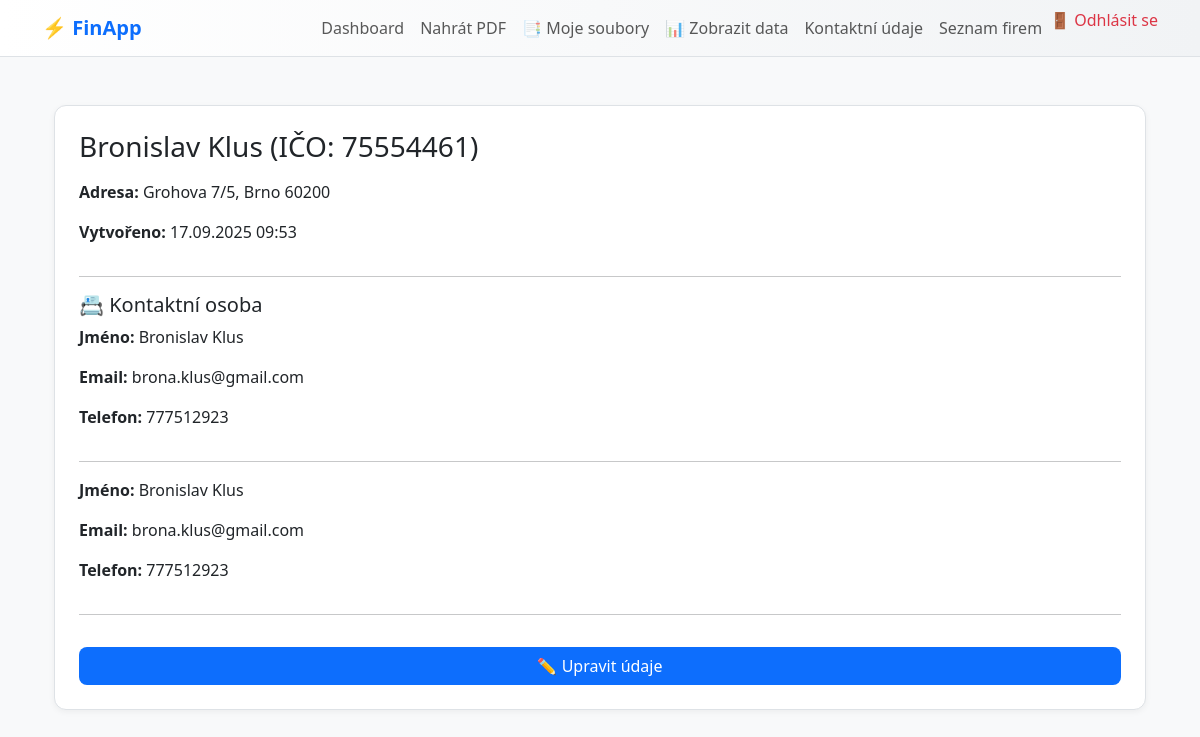
Screenshot of /company/detail/ (signed in) with the database file from the repository.
### company/models.py (models this page shows, shortened)
class Company(models.Model):
    user = models.OneToOneField(User, on_delete=models.CASCADE, related_name="company", null=True, blank=True)
    ico = models.CharField(max_length=20, unique=True)
    name = models.CharField(max_length=255)
    address = models.CharField(max_length=255, blank=True, null=True)
    city = models.CharField(max_length=100, blank=True, null=True)
    postal_code = models.CharField(max_length=20, blank=True, null=True)
    created_at = models.DateTimeField(auto_now_add=True)

class ContactPerson(models.Model):
    company = models.ForeignKey(Company, on_delete=models.CASCADE, related_name="contacts")
    name = models.CharField(max_length=255)
    email = models.EmailField()
    phone = models.CharField(max_length=50)

### company/views.py (the view)
# urls.py: path("detail/", views.company_detail, name="company_detail"),
@login_required
def company_detail(request):
    company = Company.objects.filter(user=request.user).first()
    if not company:
        return redirect("company_create")   # 👈 správně, ne company_new
    contact_persons = ContactPerson.objects.filter(company=company)
    return render(request, "company/detail.html", {
        "company": company,
        "contacts": contact_persons
    })

### templates/company/detail.html (shortened to what this page needs)
{% extends "base.html" %}
{% block content %}
<div class="container">
  <div class="card p-4">
    {% if company %}
      <h3 class="mb-3">{{ company.name }} (IČO: {{ company.ico }})</h3>
      <p><strong>Adresa:</strong> {{ company.address }}, {{ company.city }} {{ company.postal_code }}</p>
      <p><strong>Vytvořeno:</strong> {{ company.created_at|date:"d.m.Y H:i" }}</p>
      <hr>
      <h5>📇 Kontaktní osoba</h5>
      {% if contacts %}
        {% for contact in contacts %}
          <p><strong>Jméno:</strong> {{ contact.name }}</p>
          <p><strong>Email:</strong> {{ contact.email }}</p>
          <p><strong>Telefon:</strong> {{ contact.phone }}</p>
          <hr>
        {% endfor %}
      {% else %}
        <p class="text-muted">Nebyly zadány žádné kontaktní osoby.</p>
      {% endif %}
      <a href="{% url 'company_create' %}" class="btn btn-scaleup mt-3">✏ Upravit údaje</a>
    {% else %}
      <p class="text-muted">Nemáš zatím vyplněné údaje o firmě.</p>
      <a href="{% url 'company_create' %}" class="btn btn-scaleup">➕ Přidat údaje</a>
    {% endif %}
  </div>
</div>
{% endblock %}

### templates/base.html (shortened to what this page needs)
<!DOCTYPE html>
<html lang="cs">
<head>
    <link href="https://cdn.jsdelivr.net/npm/bootstrap@5.3.3/dist/css/bootstrap.min.css" rel="stylesheet">
</head>
<body>
<nav class="navbar navbar-expand-lg navbar-light">
    <div class="container">
        <a class="navbar-brand" href="/">⚡ FinApp</a>
        <div class="collapse navbar-collapse" id="navbarNav">
            <ul class="navbar-nav ms-auto">
                {% if user.is_authenticated %}
                <li class="nav-item"><a class="nav-link" href="/dashboard/">Dashboard</a></li>
                <li class="nav-item"><a class="nav-link" href="{% url 'upload_files' %}">Nahrát PDF</a></li>
                <li class="nav-item"><a class="nav-link" href="{% url 'file_list' %}">📑 Moje soubory</a></li>
                <li class="nav-item"><a class="nav-link" href="{% url 'show_data' %}">📊 Zobrazit data</a></li>
                <li class="nav-item"><a class="nav-link" href="{% url 'company_detail' %}">Kontaktní údaje</a></li>
                <li class="nav-item"><a class="nav-link" href="{% url 'company_list' %}">Seznam firem</a></li>
                <li class="nav-item">
                    <form method="post" action="{% url 'logout' %}" style="display:inline;">
                        <button type="submit" class="btn btn-link nav-link text-danger" style="border:none; background:none; padding:0; margin:0;">
                            🚪 Odhlásit se
                        </button>
                    </form>
                </li>
                {% else %}
                <li class="nav-item"><a class="nav-link" href="{% url 'login' %}">Přihlášení</a></li>
                <li class="nav-item"><a class="nav-link" href="/register/">Registrace</a></li>
                {% endif %}
            </ul>
        </div>
    </div>
</nav>
<div class="container my-5">
    {% block content %}{% endblock %}
</div>
</body>
</html>

### templates/base.html (style rules this page uses)
body { background: #f8f9fa; color: #212529; }
.navbar { background: linear-gradient(90deg, #ffffff, #f1f3f5); border-bottom: 1px solid #dee2e6; }
.navbar-brand { color: #0d6efd !important; font-weight: bold; }
.card { background: #ffffff; border: 1px solid #dee2e6; border-radius: 0.75rem; box-shadow: 0 2px 6px rgba(0,0,0,0.05); }
.btn-scaleup { background: #0d6efd; color: #fff; font-weight: 500; border-radius: 0.5rem; }

### rows the page displays
Company: name "Bronislav Klus", ico "75554461", address "Grohova 7/5", city "Brno", postal_code "60200", created_at "17.09.2025 09:53"
ContactPerson: name "Bronislav Klus", email "brona.klus@gmail.com", phone "777512923"
ContactPerson: name "Bronislav Klus", email "brona.klus@gmail.com", phone "777512923"
